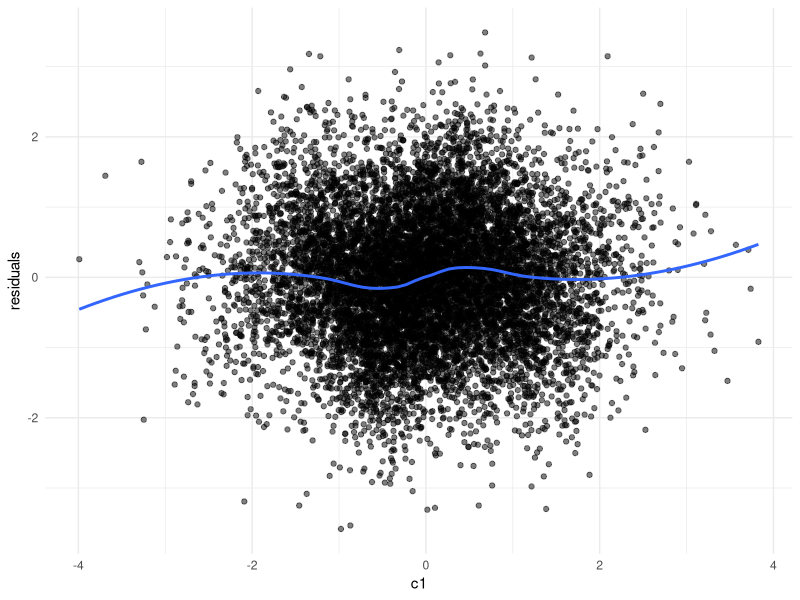

The R script that drew this image: (Note: this script raises an error after producing the figure.)
# reproducibility
set.seed(427) 

# load required libraries
library(mvtnorm)
library(psych)                                             # for descriptives
library(lavaan)                                            # for fitting CLPM
library(tidyverse)

### CLPM parameters ###
N <- 100000                                                # number of people
T <- 5                                                     # number of time points

ax <- 0.25                                                 # effect of X_(t-1) on X_t
ay <- 0.25                                                 # effect of Y_(t-1) on Y_t
bx <- 0.10                                                 # effect of Y_(t-1) on X_t
by <- 0.10                                                 # effect of X_(t-1) on Y_t
rho <- 0.30                                                # residual correlation of innovations
                                                          
# create the path matrix A from these effects
A <- matrix(c(ax, by, 
              bx, ay), 
            nrow = 2, byrow = TRUE)

### confounder parameters ###
k_lin <- 3                                                 # number of "linear" confounders (baseline C1..C3)

# baseline linear effects of confounders on X_t and Y_t
gamma_x_lin <- c(0.30, 0.20, 0.10)                         # effect of confounders on X_t
gamma_y_lin <- c(0.30, 0.20, 0.10)                         # effect of confounders on Y_t

# we are now going to add a nonlinear (sinusoidal) transformation of the confounders
# to simulate a non-linear confounding effect
# frequency of the oscillation (how fast the sine wave oscillates)
omega <- 3

# simulate base confounders: C1..C3 ~ N(0,1), independent
Psi_base <- diag(rep(1, k_lin))                            # variance-covariance matrix of base confounders (I in this case)
U_lin <- rmvnorm(N, 
                 mean  = rep(0, k_lin),                    # mean of confounders = 0, since we want standardised effect sizes
                 sigma = Psi_base)

# build sinusoidal transforms S_j = scaled sin(omega * C_j)
# so each has mean ~0 and var ~1
# we also remove the linear part of C_j from S_j, so no dependency remains between the two (orthogonalization).
# this will later be useful to separate linear and non-linear effects
# when we want to calculate a measure of non-linearity later.
U_sin <- apply(U_lin, 2, function(col) {

  # raw sinusoidal transform of each confounder
  z_raw <- sin(omega * col)

  # remove the linear part of col (orthogonalize wrt the linear confounder)
  z_perp <- resid(lm(z_raw ~ col))

  # scale the variables such that they have mean 0 and variance 1
  as.numeric(scale(z_perp, center = TRUE, scale = TRUE))
})


# name the confounder columns to distinguish linear and sinusoidal parts
colnames(U_lin) <- paste0("c", 1:k_lin)                    # C1, C2, C3
colnames(U_sin) <- paste0("c", 1:k_lin, "_sin")            # S1, S2, S3 (nonlinear parts)

# combine linear and sinusoidal confounders into one matrix U
# columns: first the k_lin linear confounders, then k_lin sinusoidal confounders
U <- cbind(U_lin, U_sin)                                   # N x k, where k = 2 * k_lin

# total number of confounder variables (C and sinusoid versions)
k <- ncol(U)

# empirical var-cov matrix of all confounders
Psi <- cov(U)

# effects for the sinusoidal parts on X and Y
# larger effects mean: greater non-linearity in the confounding
gamma_x_sin <- c(0.15, 0.10, 0.05)
gamma_y_sin <- c(0.15, 0.10, 0.05)

# order of entries in gamma_x / gamma_y corresponds to the column order in U:
# (C1, C2, C3, S1, S2, S3)
gamma_x <- c(gamma_x_lin, gamma_x_sin)
gamma_y <- c(gamma_y_lin, gamma_y_sin)

# 2 x k effect matrix from all confounders to (X, Y)
B <- rbind(gamma_x, gamma_y)

### varcov matrixes ###
# we want the variance of each variable to be 1
S_target <- diag(2)                                        # since we have two variables, X and Y, we create a 2x2 identity matrix. This assumes NO covariance between X and Y
                                                           # further than the effects that were specified before

# variance contributed by confounders:
# S_U = B * Psi * B'
S_U  <- B %*% Psi %*% t(B)

# function to find the required covariance between X and Y
# such that the innovation correlation is rho

find_c <- function(A, S_U, rho) {

  # function of c: difference between actual innovation correlation and target rho
  # we need to calculate how much covariance is induced by c and the lagged relationships
  f <- function(c) {

    # target stationary covariance of (X_t, Y_t)
    # the variances are 1 since we specified them to be
    # and the covariance is c, which we are searching for
    S_target_c <- matrix(c(1, c,
                           c, 1),
                         nrow = 2, byrow = TRUE)
    
    # dynamic part variance
    # first we get rid of the confounder-induced variance
    S_dyn_c <- S_target_c - S_U
    
    # now we can compute the innovation covariance matrix
    # based on the stationarity constraints
    Sigma_e_c <- S_dyn_c - t(A) %*% S_dyn_c %*% A
    
    # compute correlation of innovations
    # the variance of innovations of X is v1
    v1 <- Sigma_e_c[1, 1]
    # the variance of innovations of Y is v2
    v2 <- Sigma_e_c[2, 2]
    # their covariance is cov12
    cov12 <- Sigma_e_c[1, 2]
    # their correlation is then:
    corr_e <- cov12 / sqrt(v1 * v2)
    
    # this is then the difference between the desired correlation and the actual correlation
    corr_e - rho
  }

  # now this function f(c) should be zero when we have found the correct c
  # as such we can look for the value of c that makes f(c) = 0.
  uniroot(f, interval = c(-0.99, 0.99))$root
}

# use the function to find the required covariance between X and Y
c_stat <- find_c(A, S_U, rho)

# overwrite S_target to include the stationary covariance between X and Y
S_target <- matrix(c(1, c_stat,
                     c_stat, 1),
                   nrow = 2, byrow = TRUE)

# variance by the dynamic process:
S_dyn <- S_target - S_U

# check positive semidefinite
eS <- eigen((S_dyn + t(S_dyn))/2)$values
eS[eS<1e-10]

# innovation covariance matrix
Sigma_e <- S_dyn - t(A) %*% S_dyn %*% A
Sigma_e <- (Sigma_e + t(Sigma_e))/2

# For t = 1, no carryover
Sigma_e1 <- S_dyn
Sigma_e1 <- (Sigma_e1 + t(Sigma_e1))/2

#  for t = 1: no lag yet, so Ddyn = e1 with Sigma_e1
Ddyn <- rmvnorm(N,                            
  mean  = c(0,0),                              
  sigma = Sigma_e1)                            

# initialise df with N rows and 2*T + k columns. 2*T for X and Y, k for confounders
df <- matrix(NA, nrow = N, ncol = 2*T + k)
colnames(df) <- c(paste0("x", 1:T),
                  paste0("y", 1:T),
                  colnames(U))

# save the confounders (C1..C3 and S1..S3)
df[, (2*T + 1):(2*T + k)] <- U

# first wave: add direct confounder effects
obs1 <- Ddyn + U %*% t(B)

df[, 1]    <- obs1[, 1] 
df[, 1+T ] <- obs1[, 2]

# subsequent waves
for(i in 2:T){ 
  Ddyn <- Ddyn %*% t(A) + rmvnorm(N, sigma = Sigma_e) 
  obs  <- Ddyn + U %*% t(B) 
  df[, i]    <- obs[, 1] 
  df[, i+T ] <- obs[, 2] 
}

# checks
round(apply(df, 2, var), 3)
sigma <- cov(df)
round(sigma, 3)
describe(df)

# quick residual check for nonlinearity
df_sample <- df[sample(1:nrow(df), 10000), ]
lm_fit <- lm(x1 ~ c1, data = as.data.frame(df_sample))
residuals <- lm_fit$residuals

ggplot(df_sample, aes(x = c1, y = residuals)) +
  geom_point(alpha = 0.5) +
  geom_smooth(method = "loess", se = FALSE) +
  theme_minimal()

# write out the data
write.csv(df, file = "Thesis/Code/Data/Data_Sim_Sin_Pop.csv", row.names = FALSE)
